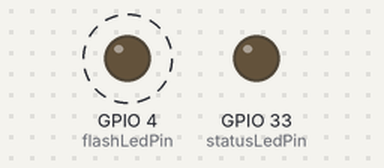
This program was run on a simulated ESP32. Shown: output pins drawn as LEDs (lit = HIGH). Dashed ring = blinking. WiFi joins after 1.5 s; servers stay silent unless stated; what the program prints to the serial monitor is not drawn.

Above: at 1.8 s.
Timing chart, 0 to 4.6 s (numbered marks = the images above):
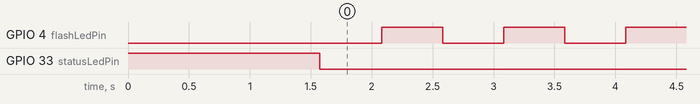

The program:

main.cpp
```cpp
/*
 * Conexión simple a WiFi
 * Por: Cesar Monroy
 * Fecha: 27 de junio de 2021
 *
 * Este programa muestra una conexión básica a WiFi para
 * ESP32CAM. Es necesario que definir el SSID y la
 * contraseña con los datos correspondientes a la red que
 * desea conectar. Se puede observar el estado de la conexión
 * con el monitor serial. No se requieren componentes adicionales.
 *
 * En este programa se usan los leds soldados sobre la placa
 * ESP32CAM, el led flash y el led de status.
 *
 * Componente     PinESP32CAM     Estados lógicos
 * ledStatus------GPIO 33---------On=>LOW, Off=>HIGH
 * ledFlash-------GPIO 4----------On=>HIGH, Off=>LOW
 */

//**************************************
//*********** LIBRERIAS ****************
//**************************************
#include <WiFi.h>  // Biblioteca para manejar el WiFi del ESP32CAM

//**************************************
//*********** GLOBALES   ***************
//**************************************
double timeLast, timeNow; // Variables para el control de tiempo no bloqueante
bool statusLed = 0;// Bandera que me dice si el led de Status esta encendido o apagado

//************************
//****** FUNCIONES *******
//************************
void conectar_wifi(const char*,const char*,int);

// Inicialización del programa
void setup() {
  //**************************************
  //*********** PINES CONFIG *************
  //**************************************
  int statusLedPin = 33;  // Esta variable controla el led de status ubicado en el pin 33
  int flashLedPin = 4; // Esta variable controla el led Flash ubicado en el pin 4
  pinMode (statusLedPin, OUTPUT);// Se configura el pin 33 como salida
  pinMode (flashLedPin, OUTPUT);// Se configura el pin 4 como salida
  digitalWrite (statusLedPin, HIGH);// Se comienza con el led de Status apagado
  digitalWrite (flashLedPin, LOW);// Se comienza con el Flash apagado

  //**************************************
  //*********** WIFICONFIG ***************
  //**************************************
  const char* ssid = "wifiCasa2.4G";  // Poner el nombre de la red a la que se desea conectar
  const char* password = "YoAdopte265/#$eninternet";  // Escribir la contraseña de la red

  conectar_wifi(ssid, password, statusLedPin);  //Función para realizar la conexion
  timeLast = millis (); // Inicia el control de tiempo
}

void loop() {
  double wait = 500;  // Espera de 500 mili segundos para consultar conexión
  int ledFlash = 4; // Esta variable controla el led Flash

  timeNow = millis ();  // Seguimiento de tiempo
  if (timeNow - timeLast > wait) {
    if (statusLed==0) { //Comprobar que el Flash este apagado
      digitalWrite (ledFlash, HIGH);// Encender el flash
      statusLed = 1;//Indicar que el led flash se encuentra encendido
      timeLast = millis (); // Inicia el control de tiempo
    }else{
      digitalWrite (ledFlash, LOW);// Apagar Led el flash
      statusLed = 0;//Indicar que el led flash se encuentra apagado
      timeLast = millis (); // Inicia el control de tiempo
    }
  }
}

void conectar_wifi(const char* ssid,const char* password,int ledStatus){
  Serial.begin (115200);  //Inicialización de comunicación serial a 1152000 baudios
  //Imprimir en el monitor serial
  Serial.print("\n\nConectando a ");
  Serial.println(ssid);

  // Iniciar el WiFi
  WiFi.begin(ssid, password); // Esta es la función que realiz la conexión a WiFi

  while (WiFi.status() != WL_CONNECTED) { // Este bucle espera a que se realice la conexión
    digitalWrite (ledStatus, HIGH); //Se apaga el led de Status
    delay(100); //dado que es de suma importancia esperar a la conexión, debe usarse espera bloqueante
    digitalWrite (ledStatus, LOW); //Se enciende el led de Status
    Serial.print(".");  // Indicador de progreso
    delay (5);
  }

  // Cuando se haya logrado la conexión, el programa avanzará, Se imprime en el monitor serial
  Serial.println("\nWiFi conectado");
  Serial.println("Direccion IP: ");
  Serial.println(WiFi.localIP());
  digitalWrite (ledStatus, LOW);  // Se enciende el led de Status
}
```

Measured:
- by itself, GPIO 4 (flashLedPin): alternates HIGH for 0.50 s and LOW for 0.50 s
